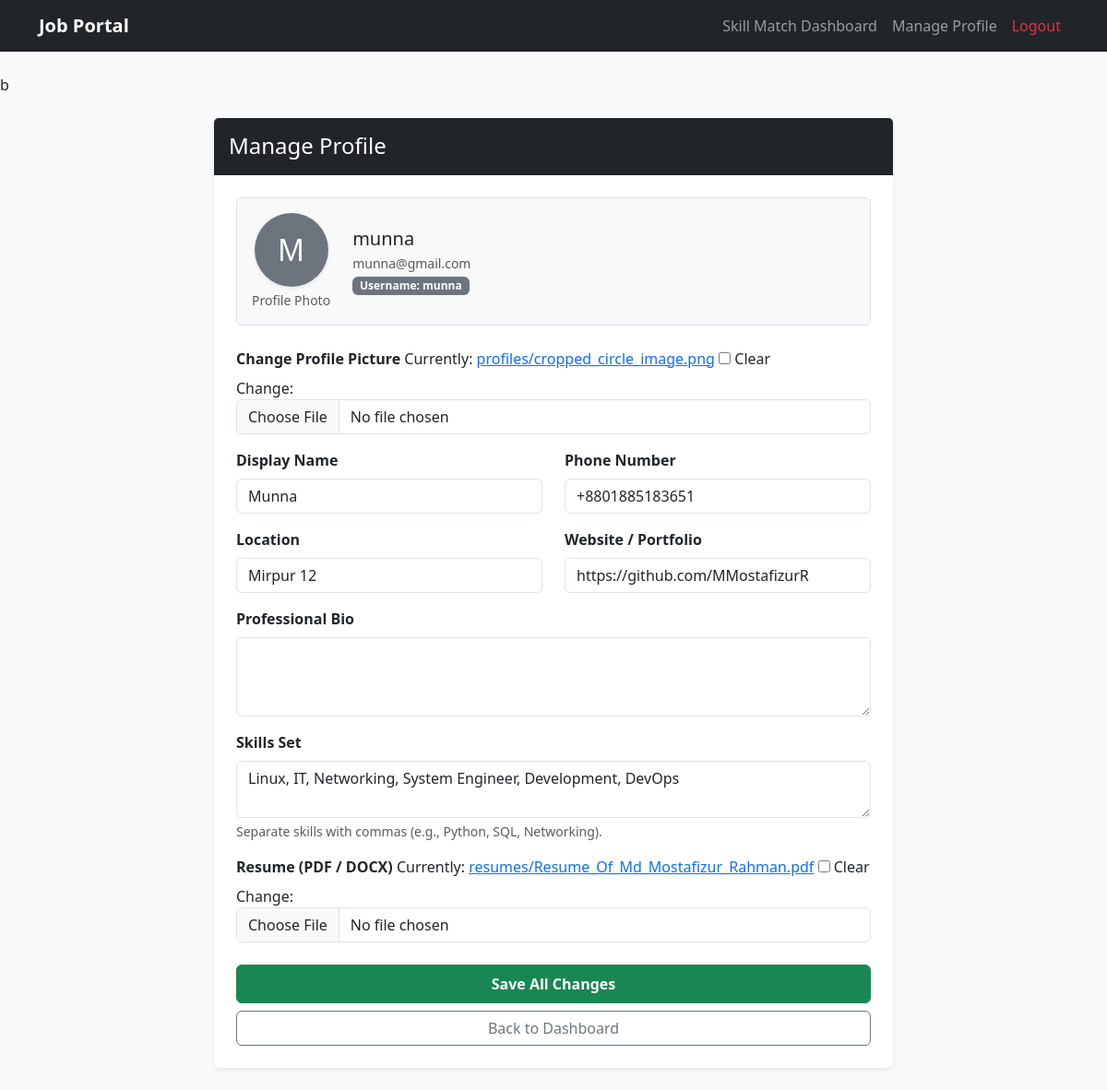
Screenshot of /profile/ (signed in) with the database file from the repository.
### Job_Portal/models.py (models this page shows, shortened)
class UserProfile(models.Model):
  USER_TYPES = [
      ('jobseeker', 'Jobseeker'),
      ('recruiter', 'Recruiter'),
  ]
  user = models.OneToOneField(User, on_delete=models.CASCADE)
  user_type = models.CharField(max_length=20, choices=USER_TYPES, default='jobseeker')
  display_name = models.CharField(max_length=100, blank=True, null=True)
  profile_picture = models.ImageField(
      upload_to='profiles/', blank=True, null=True
  )
  phone_number = models.CharField(max_length=20, blank=True, null=True)
  location = models.CharField(max_length=100, blank=True, null=True)
  website = models.URLField(blank=True, null=True)
  bio = models.TextField(blank=True, null=True)
  company_info = models.TextField(blank=True, null=True)
  skills_set = models.TextField(blank=True, null=True)
  resume = models.FileField(upload_to='resumes/', blank=True, null=True)

### Job_Portal/views.py (the view)
# urls.py: path('profile/', views.profile_manage_view, name='profile_manage'),
@login_required
def profile_manage_view(request):
    profile = request.user.userprofile
    if request.method == 'POST':
        form = UserProfileForm(request.POST, request.FILES, instance=profile)
        if form.is_valid():
            form.save()
            messages.success(request, 'Profile updated successfully!')
            return redirect('dashboard')
    else:
        form = UserProfileForm(instance=profile)
    return render(request, 'profile_manage.html', {'form': form})

### templates/profile_manage.html (shortened to what this page needs)
{% extends 'base.html' %}
{% block content %}
<div class="row justify-content-center my-4">
    <div class="col-md-9 col-lg-8">
        <div class="card shadow-sm border-0">
            <div class="card-header bg-dark text-white py-3 d-flex justify-content-between align-items-center">
                <h4 class="mb-0">Manage Profile</h4>
            </div>
            <div class="card-body p-4">
                <form method="POST" enctype="multipart/form-data">
                    <div class="d-flex align-items-center mb-4 p-3 bg-light rounded border">
                        <div class="me-4 text-center">
                            {% if profile.profile_picture %}
                                <img src="{{ profile.profile_picture.url }}" alt="Avatar" class="rounded-circle shadow-sm" width="80" height="80" style="object-fit: cover;">
                            {% else %}
                                <div class="rounded-circle bg-secondary text-white d-flex align-items-center justify-content-center shadow-sm mx-auto" style="width: 80px; height: 80px; font-size: 32px;">
                                    {{ request.user.username|slice:":1"|upper }}
                                </div>
                            {% endif %}
                            <small class="text-muted d-block mt-1">Profile Photo</small>
                        </div>
                        <div class="flex-grow-1">
                            <h5 class="mb-1">{{ profile.display_name|default:request.user.username }}</h5>
                            <p class="text-muted mb-0 small">{{ request.user.email }}</p>
                            <span class="badge bg-secondary mt-1">Username: {{ request.user.username }}</span>
                        </div>
                    </div>
                    <div class="mb-3">
                        <label class="form-label fw-bold">Change Profile Picture</label>
                        {{ form.profile_picture }}
                    </div>
                    <div class="row">
                        <div class="col-md-6 mb-3">
                            <label class="form-label fw-bold">Display Name</label>
                            {{ form.display_name }}
                        </div>
                        <div class="col-md-6 mb-3">
                            <label class="form-label fw-bold">Phone Number</label>
                            {{ form.phone_number }}
                        </div>
                    </div>
                    <div class="row">
                        <div class="col-md-6 mb-3">
                            <label class="form-label fw-bold">Location</label>
                            {{ form.location }}
                        </div>
                        <div class="col-md-6 mb-3">
                            <label class="form-label fw-bold">Website / Portfolio</label>
                            {{ form.website }}
                        </div>
                    </div>
                    <div class="mb-3">
                        <label class="form-label fw-bold">Professional Bio</label>
                        {{ form.bio }}
                    </div>
                    {% if profile.user_type == 'recruiter' %}
                        <div class="mb-3">
                            <label class="form-label fw-bold">Company Information</label>
                            {{ form.company_info }}
                        </div>
                    {% else %}
                        <div class="mb-3">
                            <label class="form-label fw-bold">Skills Set</label>
                            {{ form.skills_set }}
                            <div class="form-text">Separate skills with commas (e.g., Python, SQL, Networking).</div>
                        </div>
                        <div class="mb-4">
                            <label class="form-label fw-bold">Resume (PDF / DOCX)</label>
                            {{ form.resume }}
                        </div>
                    {% endif %}
                    <div class="d-grid gap-2 mt-4">
                        <button type="submit" class="btn btn-success py-2 fw-bold">Save All Changes</button>
                        <a href="{% url 'dashboard' %}" class="btn btn-outline-secondary">Back to Dashboard</a>
                    </div>
                </form>
            </div>
        </div>
    </div>
</div>
{% endblock %}

### rows the page displays
UserProfile: display_name "Munna", phone_number "+8801885183651", location "Mirpur 12", website "https://github.com/MMostafizurR", skills_set "Linux, IT, Networking, System Engineer, Development, DevOps"

### other values shown
{{ request.user.username|slice:":1"|upper }} "M"
{{ profile.display_name|default:request.user.username }} "munna"
{{ request.user.email }} "munna@gmail.com"
{{ request.user.username }} "munna"
